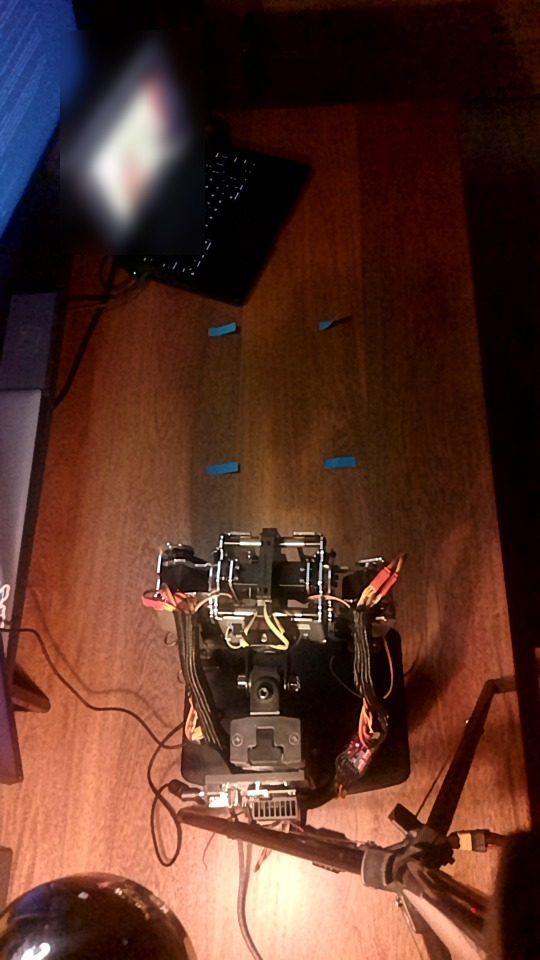
#> input picture calibration/camera_reference.jpg, 540 x 960 px
$ python camera_align.py
#> lines starting #> are read from the running program, lines starting #| are printed output that depends on the picture
### scripts/hand_gripper.py
#!/usr/bin/env python3
"""One gripper follows one hand: open the hand and the gripper opens with it.

A bench experiment decided by Andres on 2026-10-12, not part of the
library. The OAK-D Lite runs the MediaPipe palm detector and hand
landmarker on the camera itself (RVC2, about 8 fps), and how open the
hand is sets how open ONE gripper is, in proportion. It is two processes
joined by a pipe, because the camera lives on the Jetson host (the
depthai 3 venv) and ROS lives in the driver's container:

    # measure only, no robot: prints how open the hand reads, live, and
    # with --show draws it in a browser at http://localhost:8090 on the
    # Jetson (from the Mac: ssh -N -L 8090:localhost:8090 jetson)
    ~/venvs/depthai3/bin/python scripts/hand_gripper.py [--show]

    # drive the right gripper (arming stays a separate, explicit step)
    ~/venvs/depthai3/bin/python scripts/hand_gripper.py --emit \\
      | docker exec -i soma_driver bash -c '. /opt/ros/humble/setup.bash \\
          && . /ros2_ws/install/setup.bash \\
          && python3 /ros2_ws/src/soma-arms/scripts/hand_gripper.py --bridge right'

How open the hand is: the distance from the thumb tip to the mean of the
four fingertips, divided by the palm's size (its length, wrist to the
middle knuckle, or its width scaled to a length if that is longer, so a
hand tilted toward the lens does not inflate it). The ratio does not
change with the hand's distance to the camera, and it reads a pinch, a
claw and a fist alike as closed. Best seen with the palm to the camera
and the fingers up, as if waving at the robot. It is
mapped linearly from --closed (gripper 0.0) to --open (gripper 1.0) and
smoothed, and a new target goes out only when it moved by a deadband.

What keeps this safe:
  - The bridge publishes one joint only, finger_l of the arm it is given,
    clamped to 0..1. The driver clamps again to the soft limits and ramps
    every target (minimum jerk under the joint's max rate).
  - Nothing here can arm the driver: /soma/arm stays a manual call. It
    can only DISARM: once the hand has been gone for --release-after
    seconds, the bridge walks the arm home if it was raised (a show
    running completes its wrist rolls first), lets it settle, and then
    cuts every servo (an arm released raised would fall).
  - No hand in view, no command: the gripper holds where it is.
  - Ending either side (q, Ctrl-C, the pipe closing) sends nothing more;
    the gripper holds its last target until the driver is disarmed.
  - No force sensing: closing the hand on an object stalls the servo
    against it. Hold briefly, and open a little at a sustained hum.

Only the pure helpers sit at module level: the container has no depthai
and the host has no rclpy, so each side imports its own library inside
its own function, and the tests import neither.
"""
import argparse
import math
import sys
import time

# MediaPipe hand landmark indices.
WRIST, THUMB_TIP, INDEX_MCP, MIDDLE_MCP, PINKY_MCP = 0, 4, 5, 9, 17
FINGERTIPS = (8, 12, 16, 20)
# Palm length (wrist to middle knuckle) over palm width (index knuckle to
# little finger knuckle) on a flat adult hand, about 9 cm over 7 cm.
WIDTH_TO_LENGTH = 1.3

# Calibrated on Andres's hand, 2026-10-12, 270 s at 8 fps: a pinch read
# 0.4 to 0.5, an open hand 1.5 to 1.7; readings above 2.5 were not a hand.
CLOSED_RATIO = 0.5      # thumb on the fingertips: gripper 0.0
OPEN_RATIO = 1.5        # hand open, thumb out: gripper 1.0
MEDIAN_OF = 3           # readings in the median that drops one-frame spikes
SMOOTHING = 0.3         # weight of the newest reading in the running average
DEADBAND = 0.05         # smallest change worth a new target
MAX_RATIO = 2.5         # above this no real hand: a misread, skipped
# The two ends hold. At or below CLOSE_BELOW the gripper goes to 0.0 and
# stays shut until the hand opens past CLOSE_BELOW + HYSTERESIS; the open
# end mirrors it. Without this, a closed hand's noise (0.0 to 0.25) sent
# 89 small targets in 107 s on the metal, 2026-10-12: the gripper fluttered.
CLOSE_BELOW = 0.2
OPEN_ABOVE = 0.85
HYSTERESIS = 0.1
ARMS = ('right', 'left')


# [28 lines left out: functions palm_size, hand_ratio, not called in this run]


def openness(ratio: float, closed: float = CLOSED_RATIO, open_: float = OPEN_RATIO) -> float:
    """The ratio mapped linearly onto 0.0 (closed) .. 1.0 (open), saturated."""
    return min(max((ratio - closed) / (open_ - closed), 0.0), 1.0)


class Follower:
    """From one reading per frame to the targets worth sending.

    update() takes the hand's ratio, or None when no hand is in view, and
    returns a gripper target or None. A lost hand never moves the gripper,
    and neither does a ratio above max_ratio: an open hand reads about
    1.7 at most, so 3 is the landmarker guessing, not a hand.

    Each usable reading goes through three layers: the median of the last
    `median_of` readings (a one-frame spike never reaches the gripper),
    a running average (`smoothing` is the newest reading's weight), and
    the two held ends (see CLOSE_BELOW). Between the ends the target is
    the smoothed level, sent only when it moved by the deadband; reaching
    an end always goes out, so a closed hand really reaches 0.0.
    """

    # [53 lines left out: functions __init__, update, _hold, not called in this run]


def _fmt(value: float | None) -> str:
    return '-' if value is None else f'{value:.2f}'


def _bar(level: float | None, width: int = 20) -> str:
    filled = 0 if level is None else round(level * width)
    return '[' + '#' * filled + '.' * (width - filled) + ']'


# [29 lines left out: functions status_text, parse_target, joint_for, not called in this run]


# The present gesture (Andres's video, 2026-10-12): the hand opens and
# closes, then the whole arm swings to the front with the base, straight,
# gripper shut, and the wrist rolls a little each way until the operator
# ends it. Base and roll only: the elbow is never commanded.
#
# Why straight: the first version curled the elbow to -1.65 before lifting.
# On the metal the left forearm folded in and jammed against the central
# box, from the start of the curl, where the model has 45 mm to spare: at
# large angles the elbow does not move as the model believes (the sign
# check only proved its direction, at 0.25 rad). Until the elbow is
# measured, the show leaves it alone. The base's direction is verified,
# and by the URDF's estimated masses a straight arm 30 deg forward asks it
# for about 5.7 kg.cm (6.0 with a 20 g object), 45 mm from the body.
LIFT = 0.52                # base, rad forward (30 deg); --lift
LIFT_MAX = 0.79            # 45 deg: about 8.0 kg.cm, 80% of the measured torque
HEAVY_LIFT = 0.7           # above this (40 deg, about 7.3 kg.cm) the hold is short
HEAVY_MAX_S = 15.0
YAW_RAMP_S = 2.5
ROLL_HOME_S = 0.8
SHOW_PAUSE_S = 0.4         # still, before the wrist starts to roll
ROLL_AMPLITUDE = 0.25      # rad each way, about 14 deg
ROLL_PERIOD_S = 3.0
ROLLS = 4                  # full wrist cycles per show, then home on its own
PRESENT_MAX_S = 30.0       # a cap on the show; HEAVY_MAX_S above HEAVY_LIFT
TRIGGER_OPEN_S = 0.5       # the hand must stay open this long before a close counts
STREAM_HZ = 10
CAMERA_ROTATE_DEG = -90     # the mast mount of 2026-10-13 (checked on a frame), see oak_view.ROTATION
RELEASE = 'release'        # the tracker's word for "the hand is gone"
HEARTBEAT = '.'            # the tracker's "still here", ignored by the bridge
HEARTBEAT_S = 0.5
RELEASE_AFTER_S = 2.0      # hand gone this long: walk home, then disarm
RELEASE_SETTLE_S = 1.0     # after the last home target, before the signal is cut


class LostHand:
    """True once, when a hand seen before has been gone for `after_s`.

    Never before a first hand: the operator starts the program and only
    then brings the hand in. A hand back in view resets the clock.
    """

    # [36 lines left out: functions __init__, update, away_from_home, min_jerk, not called in this run]


class Presenter:
    """The bridge's brain: follow the hand, and with `present`, show off.

    Phases: follow (finger targets pass through), raise (the base swings
    the straight arm forward), show (the wrist rolls), home (wrist, then
    base), done. hand() takes a finger target from the tracker, tick()
    the clock, finish() the end of input; each returns the commands to
    publish now, as {joint: position}. Only this arm's base, wrist roll
    and driven finger are ever named; from the trigger on, the finger is
    held at 0.0 and the hand is ignored.
    """

    # [21 lines left out: function __init__, not called in this run]

    @property
    def done(self) -> bool:
        return self.phase == 'done'

    # [86 lines left out: functions hand, tick, release, finish, _ramps, _sample, not called in this run]

    def _set(self, targets: dict[str, float]) -> dict[str, float]:
        self.last.update(targets)
        return {self.joint[k]: v for k, v in targets.items()}


# [320 lines left out: functions bridge, home_check, track, not called in this run]


class _Reporter:
    """Status lines through a thread that drops them rather than wait.

    A terminal that stops reading (a hidden panel, an SSH channel that
    stalls) fills the pipe, and a blocking print would then freeze the
    camera loop and the view with it, as it did on 2026-10-12. The loop
    only queues; when the queue is full the line is dropped. Targets for
    the bridge never go through here: they must not be dropped.
    """

    # [21 lines left out: functions __init__, __call__, _drain, not called in this run]


LOCK_RADIUS = 0.2     # how far the wrist may jump between frames, frame widths
LOCK_HOLD_S = 1.0     # how long a lost hand keeps the lock


class HandLock:
    """Follow the same hand while more than one is in view.

    choose() takes (confidence, landmarks) per hand, already filtered by
    confidence, and returns the landmarks to follow or None. Locked on a
    hand, it takes the hand whose wrist is nearest to where the locked
    wrist was, within LOCK_RADIUS. If the locked hand is missing it
    returns None (the gripper holds) and keeps the lock for LOCK_HOLD_S,
    so the other hand cannot take over by a blink of the detector; after
    that it locks onto the most confident hand in view.
    """

    # [64 lines left out: functions __init__, choose, frame_step, _hands, _draw, not called in this run]


def _web_view(port: int):
    """Serve the annotated frames as an MJPEG stream; returns publish(img).

    The depthai 3 venv carries headless OpenCV (no windows), so the view
    goes to a browser, as the Luxonis examples do on 8082. It listens on
    localhost only: the camera looks at the operator, so the stream is not
    put on the LAN. From the Mac, tunnel it:
    `ssh -N -L 8090:localhost:8090 jetson`, then open http://localhost:8090.
    """
    import threading
    from http.server import BaseHTTPRequestHandler, ThreadingHTTPServer

    import cv2
    latest = {'jpg': None}
    fresh = threading.Condition()

    page = (b'<!doctype html><meta charset="utf-8"><title>SOMA hand</title>'
            b'<body style="margin:0;background:#111">'
            b'<img src="/stream" style="display:block;margin:auto;max-width:100%;'
            b'max-height:100vh">')

    class Stream(BaseHTTPRequestHandler):
        # [25 lines left out: function do_GET, not called in this run]

        def log_message(self, *args):
            pass

    server = ThreadingHTTPServer(('127.0.0.1', port), Stream)
    server.daemon_threads = True
    threading.Thread(target=server.serve_forever, daemon=True).start()

    # [6 lines left out: function publish, not called in this run]
    return publish


# [75 lines left out: functions parse_cli, main, not called in this run]


# [2 lines that do not run on import are left out]

### scripts/camera_align.py
#!/usr/bin/env python3
"""Put the camera and the robot back where the reference has them.

Run on the Jetson host with its system Python (depthai 2.32, OpenCV,
numpy), outside the driver's container. It only reads the camera: no
driver, no gate, no servo. The arms HANG during the whole routine: on
this bench hanging is the stretched pose, and it is the only one that
needs no motion (rule 4).

    python3 scripts/camera_align.py
    python3 scripts/camera_align.py --save 15    # new reference, 15 s to leave the frame
    # on the Mac: ssh -N -L 8091:localhost:8091 jetson, then open http://localhost:8091

The view shows the reference as a ghost over the live frame, the frame's
center line and the box where the robot should be. Two readings, in
percent of the frame (and about mm on the plane of the lane marks):

  CAMERA  how far the scene moved against the reference: shift, turn,
          scale. ORB features of the table and the room, the robot and
          the bottom strip (the tripod's own legs) left out, fitted with
          a similarity (shift, rotation, one scale) under RANSAC.
  ROBOT   how far the robot moved against the scene: the reference crop
          of the robot found in the live frame, minus where the camera
          shift alone would have put it.

Green is within 1 %, yellow within 3 %, red beyond. A positive turn is the
scene turned clockwise on screen. Checked on 2026-10-26 with live frames
and synthetic moves: a 2 % shift reads 2.0 %, 1 deg reads 0.99 deg, two
live frames read 0.0 %. It is a fine tool: after a big move (the camera
of that evening against the morning's reference) the scene is not
matched, and the ghost is the guide until it is close. The robot crop
does not turn or scale, so at 8 % plus 3 deg the robot reads 1.1 % off
when only the camera moved. Type in the terminal:
`s` + Enter saves the live frame as the new reference (do it once, with
the robot centered on the guide line and the arms hanging), `g` + Enter
toggles the ghost, `q` + Enter quits.

The reference lives in calibration/camera_reference.{jpg,json}. Review
the saved image before committing it: the repo is public.

Only the pure helpers sit at module level, so the tests import this file
without a camera, numpy or OpenCV.
"""
import argparse
import json
import math
import os
import select
import sys
import time

REPO = os.path.dirname(os.path.dirname(os.path.abspath(__file__)))
REFERENCE = os.path.join(REPO, 'calibration', 'camera_reference')
PORT = 8091
WIDTH, HEIGHT = 540, 960       # 1080p ISP at half scale, turned upright
# Where the robot should sit when nothing has moved, in fractions of the
# frame (x, y, w, h): centered on the frame's vertical line, at the size
# the tripod of 2026-10-26 sees it.
DEFAULT_ROBOT_BOX = (0.265, 0.58, 0.47, 0.29)
MM_PER_PX_AT_360 = 2.7         # along the lanes, calibration/camera_marks_2026-10-26.json
SHIFT_OK, SHIFT_WARN = 1.0, 3.0        # percent of the frame
TURN_OK, TURN_WARN = 0.5, 2.0          # degrees
SCALE_OK, SCALE_WARN = 1.0, 3.0        # percent away from 100
MIN_INLIERS = 25
MIN_ROBOT_SCORE = 0.5          # normalized correlation of the robot crop
ANALYZE_EVERY_S = 0.3


# [14 lines left out: functions apply, camera_offsets, not called in this run]


def box_center(box: tuple[float, float, float, float]) -> tuple[float, float]:
    x, y, w, h = box
    return x + w / 2, y + h / 2


# [7 lines left out: function robot_offsets, not called in this run]


def center_offset_pct(x: float, width: int) -> float:
    """A point's distance from the frame's vertical center line, % of width."""
    return round(100 * (x - width / 2) / width, 2)


def grade(value: float, ok: float, warn: float) -> str:
    v = abs(value)
    return 'ok' if v <= ok else 'near' if v <= warn else 'off'


# [6 lines left out: function camera_grade, not called in this run]


def robot_grade(rob: dict) -> str:
    return worst([grade(rob['dx_pct'], SHIFT_OK, SHIFT_WARN),
                  grade(rob['dy_pct'], SHIFT_OK, SHIFT_WARN)])


# [5 lines left out: function worst, not called in this run]


def to_px(box, width: int, height: int) -> tuple[int, int, int, int]:
    x, y, w, h = box
    return round(x * width), round(y * height), round(w * width), round(h * height)


def reference_record(date: str, robot_box=DEFAULT_ROBOT_BOX) -> dict:
    return {'date': date, 'frame': f'{WIDTH}x{HEIGHT}, RGB ISP 1080p at half scale, '
            'turned 90 deg counterclockwise', 'robot_box': list(robot_box),
            'pose': 'both arms hanging, driver disarmed'}


def load_reference(path: str) -> dict:
    """The reference record, or a default one when only an image is given."""
    meta = os.path.splitext(path)[0] + '.json'
    if os.path.exists(meta):
        with open(meta) as f:
            record = json.load(f)
    else:
        record = reference_record('unknown')
    box = record.get('robot_box')
    if not (isinstance(box, list) and len(box) == 4
            and all(0 <= v <= 1 for v in box) and box[0] + box[2] <= 1 and box[1] + box[3] <= 1):
        raise ValueError(f'robot_box in {meta} must be 4 fractions inside the frame')
    record['robot_box'] = tuple(box)
    return record


def parse_key(line: str) -> str | None:
    t = line.strip().lower()
    return {'s': 'save', 'g': 'ghost', 'q': 'quit'}.get(t)


class Aligner:
    """Reference features, computed once; measure(frame) reads both offsets."""

    def __init__(self, image, robot_box) -> None:
#> called with robot_box = (0.265, 0.58, 0.47, 0.29)
        import cv2
        import numpy as np
        self.cv2, self.np = cv2, np
        self.image = cv2.resize(image, (WIDTH, HEIGHT))
#> self.image is the input picture: shape (960, 540, 3); mean B, G, R 40.5, 51.4, 88.4
        self.box_px = to_px(robot_box, WIDTH, HEIGHT)
        self.gray = cv2.cvtColor(self.image, cv2.COLOR_BGR2GRAY)
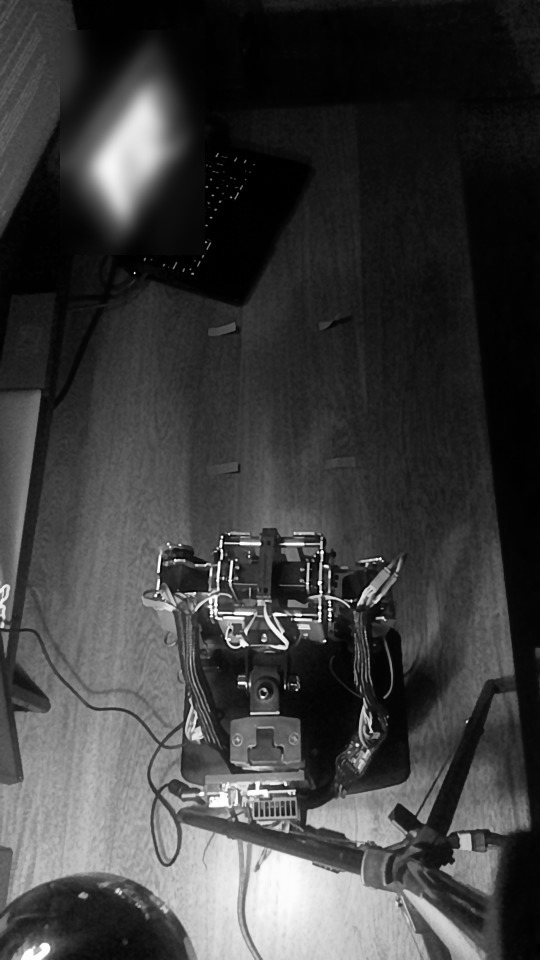
#> self.gray: shape (960, 540); min 0, max 255, mean 61.2
        self.orb = cv2.ORB_create(2000)
        self.matcher = cv2.BFMatcher(cv2.NORM_HAMMING, crossCheck=True)
        self.kp, self.des = self.orb.detectAndCompute(self.gray, self.scene_mask())
#> self.kp = 662 keypoints; strongest (x, y, size): (223, 540, 31), (222, 537, 31), (219, 538, 31), (321, 543, 31)
        x, y, w, h = self.box_px
        self.template = self.gray[y:y + h, x:x + w]
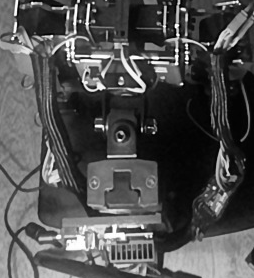
#> self.template: shape (278, 254); min 0, max 255, mean 79.9

    def scene_mask(self):
        """The table and the room: not the robot, not the strip under it."""
        np = self.np
        mask = np.full((HEIGHT, WIDTH), 255, np.uint8)
        x, y, w, h = self.box_px
        pad = 12
        mask[max(0, y - pad):y + h + pad, max(0, x - pad):x + w + pad] = 0
        mask[y + h + pad:, :] = 0
        return mask

    # [30 lines left out: function measure, not called in this run]


COLORS = {'ok': (0, 200, 0), 'near': (0, 200, 255), 'off': (0, 0, 255)}


# [98 lines left out: functions draw, open_camera, save_reference, save_after, not called in this run]


def main(argv: list[str] | None = None) -> int:
    ap = argparse.ArgumentParser(description=__doc__.split('\n')[0])
    ap.add_argument('--reference', default=REFERENCE + '.jpg',
                    help='reference image; its .json beside it holds the robot box')
    ap.add_argument('--save-to', default=REFERENCE, help='where s writes, no extension')
    ap.add_argument('--port', type=int, default=PORT)
    ap.add_argument('--once', action='store_true', help='no view: print one reading and exit')
    ap.add_argument('--save', type=float, metavar='SECONDS', default=None,
                    help='no view: wait SECONDS (time to leave the frame), save the reference, exit')
    args = ap.parse_args(argv)

    if args.save is not None:
        return save_after(args.save, args.save_to)

    import cv2
    sys.path.insert(0, os.path.dirname(os.path.abspath(__file__)))
    aligner, box = None, DEFAULT_ROBOT_BOX
    if os.path.exists(args.reference):
        box = load_reference(args.reference)['robot_box']
        aligner = Aligner(cv2.imread(args.reference), box)
        print(f'reference {args.reference}, robot box {box}', flush=True)
    else:
        print(f'no reference at {args.reference}: guides only until s', flush=True)

    publish = None
    if not args.once:
        from hand_gripper import _web_view
        publish = _web_view(args.port)
        print(f'view on localhost:{args.port}; from the Mac: '
              f'ssh -N -L {args.port}:localhost:{args.port} jetson. '
              's / g / q + Enter.', flush=True)
    device, read = open_camera()
    frame, reading, ghost, last, started = None, None, True, 0.0, time.time()
    try:
        while True:
            f = read()
            if f is not None:
                frame = f
            if frame is None or time.time() - started < 1.5:      # exposure settling
                time.sleep(0.02)
                continue
            if aligner is not None and time.time() - last > ANALYZE_EVERY_S:
                reading, last = aligner.measure(frame), time.time()
                if args.once:
                    print(json.dumps({k: v for k, v in reading.items() if k != 'matrix'}))
                    return 0
            elif aligner is None and args.once:
                print('no reference to compare against', file=sys.stderr)
                return 2
            if publish is not None:
                publish(draw(frame, reading, aligner, ghost, box))
            if select.select([sys.stdin], [], [], 0)[0]:
                key = parse_key(sys.stdin.readline())
                if key == 'quit':
                    return 0
                if key == 'ghost':
                    ghost = not ghost
                if key == 'save':
                    save_reference(frame, args.save_to, DEFAULT_ROBOT_BOX)
                    box = DEFAULT_ROBOT_BOX
                    aligner, reading = Aligner(frame, box), None
            time.sleep(0.03)
    except KeyboardInterrupt:
        return 0
    finally:
        device.close()


if __name__ == '__main__':
#> (the run stopped early here; a loop or call above may not have finished)
